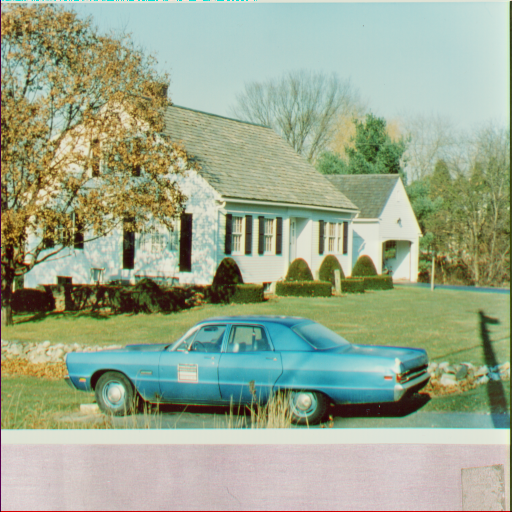
%> input picture Problem-Set-0/house.tiff, 512 x 512 px
$ octave Problem_Set_0.m   (GNU Octave 9; MATLAB toolbox functions it lacks are replaced by stand-ins)
%> lines starting %> are read from the running program, lines starting %| are printed output that depends on the picture
%% Part of Problem Set 0 , it is not following the name convention, it also do not store images,
%just displayes them
house = imread('house.tiff');
%> house is the input picture: size 512x512x3 uint8; mean R, G, B 155.4, 168.2, 142.2
pepper = imread('pepper.tiff');
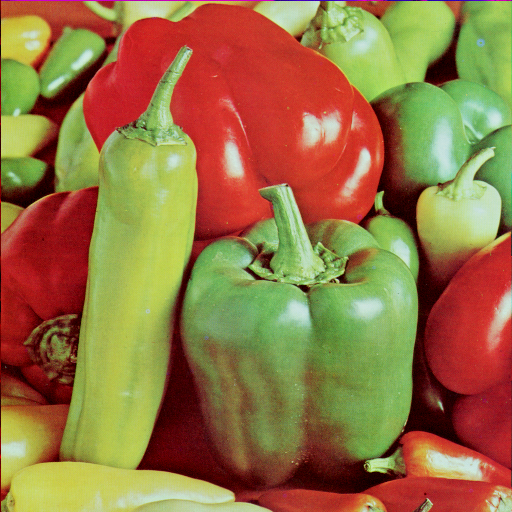
%> input picture Problem-Set-0/pepper.tiff, 512 x 512 px
%> pepper is the input picture: size 512x512x3 uint8; mean R, G, B 149.8, 115.6, 66.5

%% swap red and blue in first image
house_1(:,:,[1 3]) = house(:,:,[3 1]);
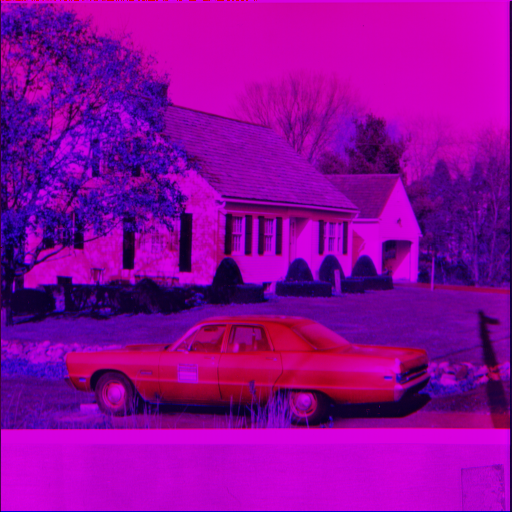
%> house_1: size 512x512x3 uint8; mean R, G, B 142.2, 0, 155.4
figure;
imshow(house_1)
%% create a green monochromatic image
house_2 = house;
house_2(:,:,[1 3]) = zeros(size(house,1),size(house,2),2);
figure;
imshow(house_2)
%% similary but red
house_3 = house;
house_3(:,:,[2 3]) = zeros(size(house,1),size(house,2),2);
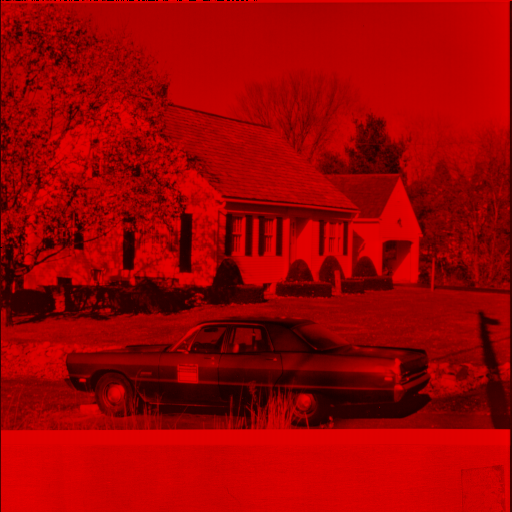
%> house_3: size 512x512x3 uint8; mean R, G, B 155.4, 0, 0
figure;
imshow(house_3)
%% Blue , will be used later
house_4 = house;
house_4(:,:,[1 2]) = zeros(size(house,1),size(house,2),2);
%% Take the inner center square region of 100x100 pixels of monochrome version of image 1
%and insert them into the center of monochrome version of image 2
pepper_2 = pepper;
pepper_2(:,:,[1 3]) = zeros(size(pepper,1),size(pepper,2),2);
house_2_mid = house_2( ((size(house_2,1)/2)-50):((size(house_2,1)/2)+49),((size(house_2,1)/2)-50:(size(house_2,1)/2)+49) , : );
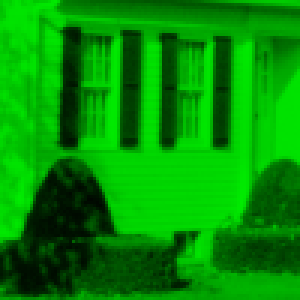
%> house_2_mid: size 100x100x3 uint8 (shown 3 times larger); mean R, G, B 0, 146, 0
pepper_2( ((size(pepper_2,1)/2)-50):((size(pepper_2,1)/2)+49),((size(pepper_2,1)/2)-50:(size(pepper_2,1)/2)+49) , :) = house_2_mid;
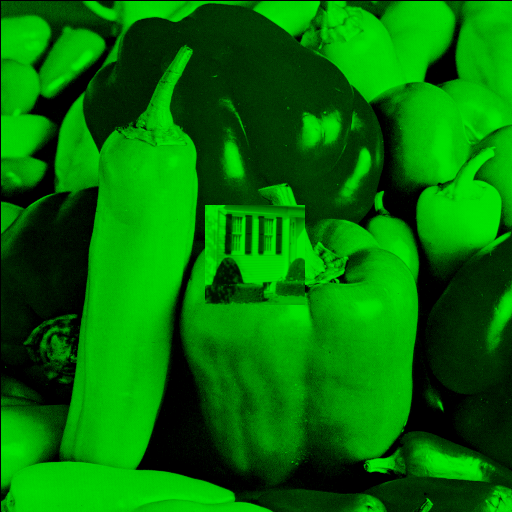
%> pepper_2: size 512x512x3 uint8; mean R, G, B 0, 115.7, 0
figure;
imshow(pepper_2)
%% min and max in green image one
disp(max(max(house_2(:,:,2))));
%| 242
disp(min(min(house_2(:,:,2))));
%| 0
%% Shift img1_green to the left by 2 pixels.
pepper1 = pepper;
pepper1 = pepper1(:,3:size(pepper1,2),:);
imshow(pepper1)
%% add gaussion noise to the green image
noise = randn(size(house_2,1),size(house_2,2)).*40 ;
house_2_noise = house_2;
house_2_noise(:,:,2) = double(house_2(:,:,2)) + noise ;
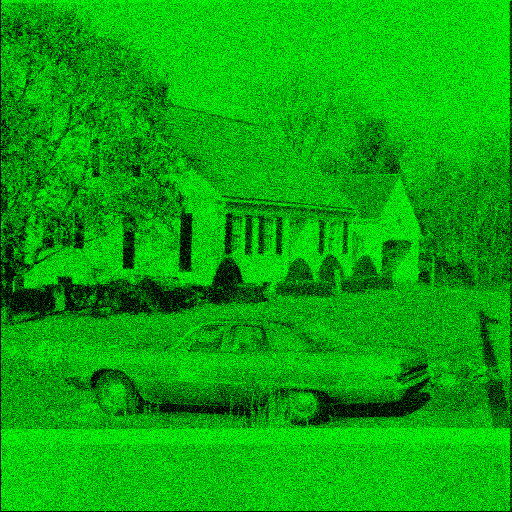
%> house_2_noise: size 512x512x3 uint8; mean R, G, B 0, 167.3, 0
figure;
imshow(house_2_noise)
%% add gaussion noise to the blue image
noise = randn(size(house_4,1),size(house_4,2)).*40 ;
house_4_noise = house_4;
house_4_noise(:,:,2) = double(house_4(:,:,2)) + noise ;
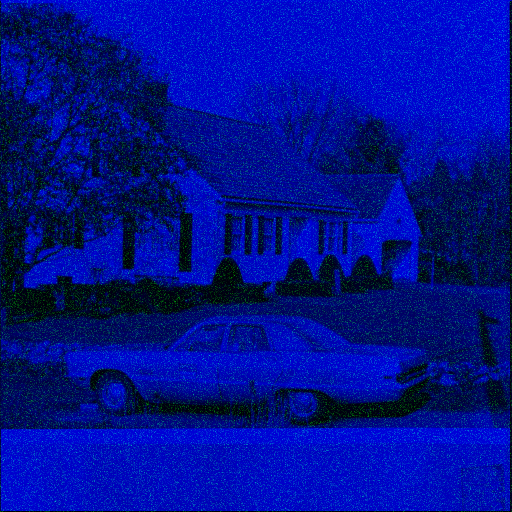
%> house_4_noise: size 512x512x3 uint8; mean R, G, B 0, 16, 142.2
figure;
imshow(house_4_noise)
